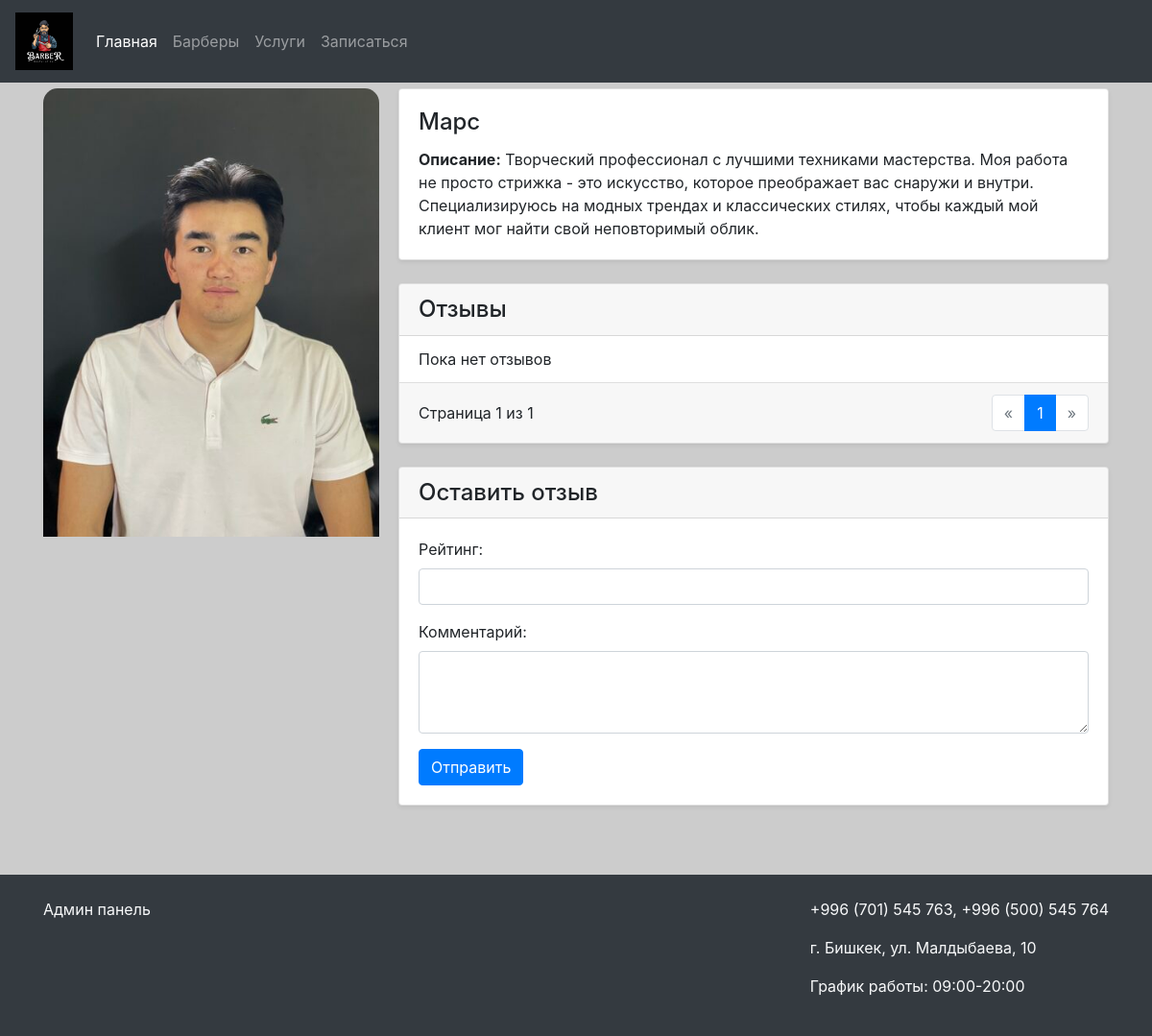
Before: /barbers/2/ with the older database file.
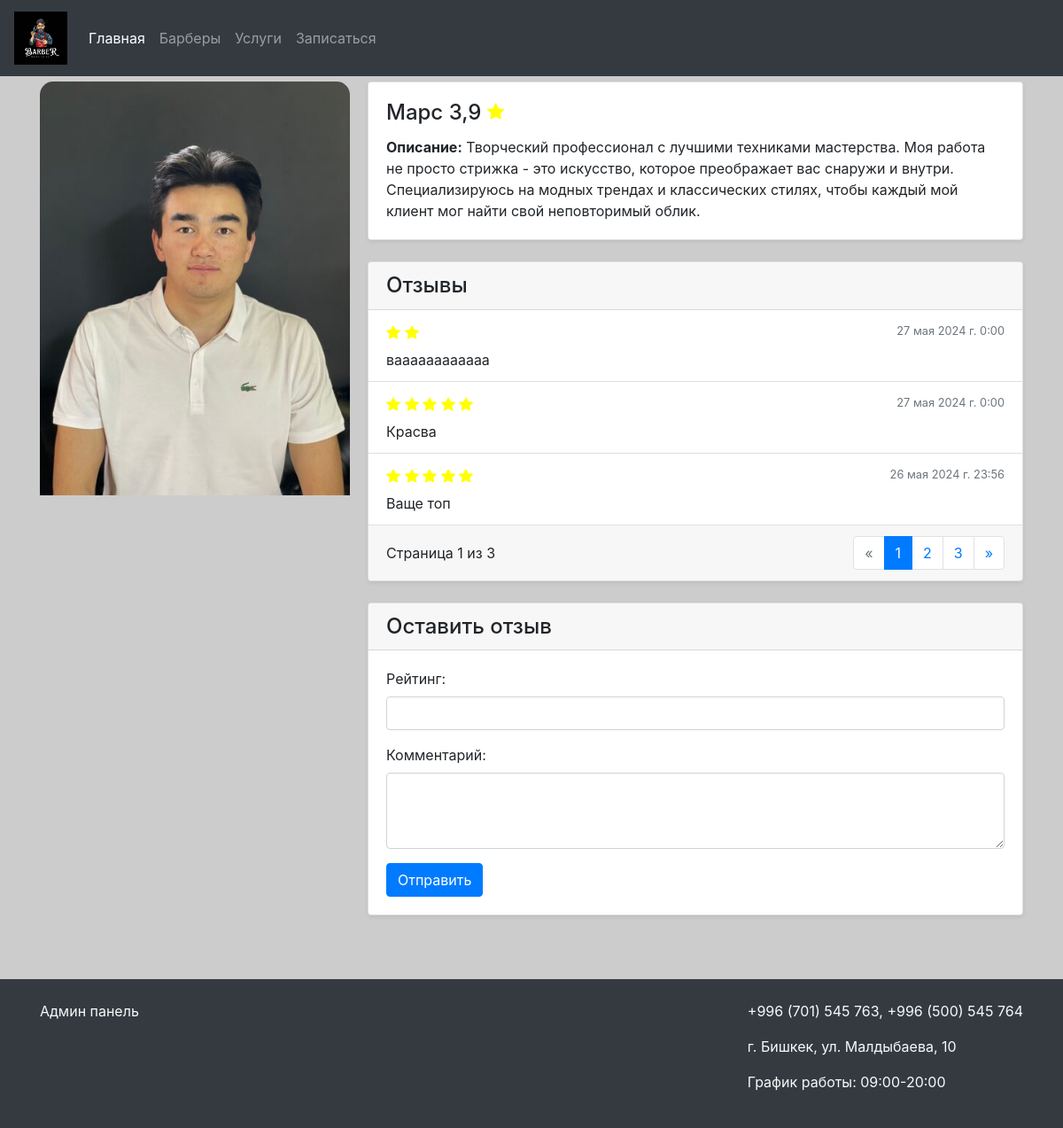
After: the same page with the newer database file.
### barbershop/models.py (models this page shows, shortened)
class Review(models.Model):
    barber = models.ForeignKey(Barber, related_name='reviews', on_delete=models.CASCADE)
    rating = models.IntegerField(validators=[MinValueValidator(1), MaxValueValidator(5)])
    comment = models.TextField()
    created_at = models.DateTimeField(auto_now_add=True, verbose_name='Дата создания')

### barbershop/views.py (the view)
# urls.py: path('barbers/<int:pk>/', views.barber_detail, name='barber_detail'),
def barber_detail(request, pk):
    barber = get_object_or_404(Barber, pk=pk)
    reviews = barber.reviews.all().order_by('-created_at')
    paginator = Paginator(reviews, 3)
    page_number = request.GET.get('page')
    page_obj = paginator.get_page(page_number)
    average_rating = reviews.aggregate(Avg('rating'))['rating__avg']
    return render(request, 'barber_detail.html', {'barber': barber, 'page_obj': page_obj, 'average_rating': average_rating})

### main/templatetags/custom_filters.py (called while the page is built)
@register.filter
def times(number):
    return range(number)

### templates/barber_detail.html (shortened to what the changed rows need)
{% load custom_filters %}
{% include 'header_and_footer/header.html' %}
<div class="container">
    <div class="mb-4 d-flex" style="margin-top: 20px">
        <div>
            <div class="card shadow-sm">
                <div class="card-body">
                    <h4 class="card-title">{{ barber.name }} {% if average_rating %}{{ average_rating|floatformat:1 }} {% endif %}</h4>
                    <p class="card-text"><strong>Описание:</strong> {{ barber.description }}</p>
                </div>
            </div>
            <div class="card shadow-sm my-4">
                <ul class="list-group list-group-flush">
                    {% for review in page_obj %}
                        <li class="list-group-item">
                            <div class="d-flex justify-content-between align-items-center">
                                <div>
                                </div>
                                <small class="text-muted">{{ review.created_at}}</small>
                            </div>
                            <div class="mt-2">
                                {{ review.comment }}
                            </div>
                        </li>
                    {% empty %}
                        <li class="list-group-item">Пока нет отзывов</li>
                    {% endfor %}
                </ul>
                <div class="card-footer d-flex justify-content-between align-items-center">
                    <span>Страница {{ page_obj.number }} из {{ page_obj.paginator.num_pages }}</span>
                    <nav aria-label="Page navigation">
                        <ul class="pagination mb-0">
                            {% for num in page_obj.paginator.page_range %}
                                {% if page_obj.number == num %}
                                    <li class="page-item active"><span class="page-link">{{ num }}</span></li>
                                {% else %}
                                    <li class="page-item"><a class="page-link" href="?page={{ num }}">{{ num }}</a></li>
                                {% endif %}
                            {% endfor %}
                            {% if page_obj.has_next %}
                                <li class="page-item">
                                    <a class="page-link" href="?page={{ page_obj.next_page_number }}" aria-label="Next">
                                        <span aria-hidden="true">&raquo;</span>
                                    </a>
                                </li>
                            {% else %}
                                <li class="page-item disabled">
                                    <span class="page-link">&raquo;</span>
                                </li>
                            {% endif %}
                        </ul>
                    </nav>
                </div>
            </div>
        </div>
    </div>
</div>
{% include 'header_and_footer/footer.html' %}

Changed rows visible on the page:
added Review: rating 2 (drawn), created_at "27 мая 2024 г. 0:00", comment "ваааааааааааа"
added Review: rating 5 (drawn), created_at "27 мая 2024 г. 0:00", comment "Красва"
added Review: rating 5 (drawn), created_at "26 мая 2024 г. 23:56", comment "Ваще топ"
Other visible differences:
{{ average_rating|floatformat:1 }}: (not shown) → "3,9"
{{ page_obj.paginator.num_pages }}: "1" → "3"
new list line: "2"
new list line: "3"
text no longer shown: "Пока нет отзывов"
